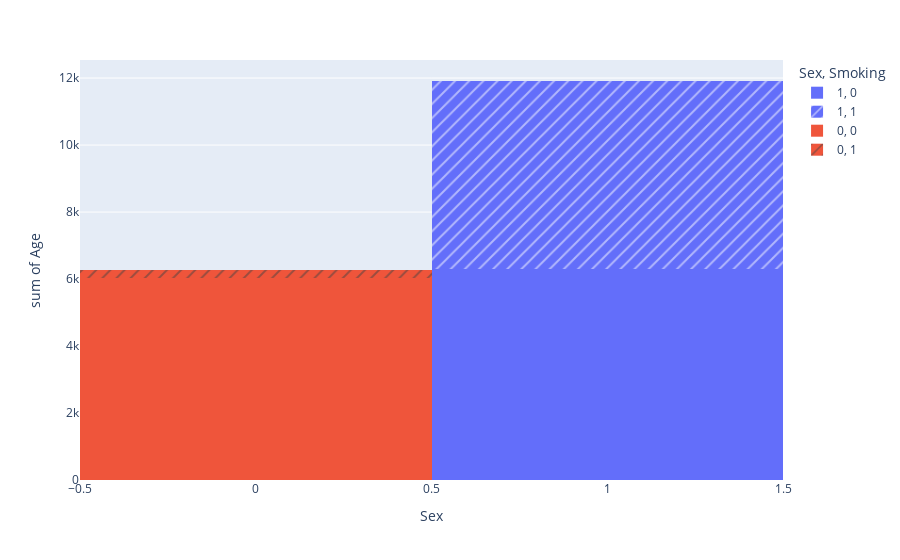

The cell this chart's notebook holds for it:
### Code cell
fig = px.histogram(hf, x="Sex", y="Age",color="Sex",pattern_shape="Smoking")
fig.show()

### Figure 1 — Plotly figure (JSON) as saved in the notebook; plotly's stock layout.template omitted (floating-point values rounded to 4 significant figures)
{"data": [{"alignmentgroup": "True", "bingroup": "x", "histfunc": "sum", "hovertemplate": "Sex=%{x}<br>Smoking=0<br>sum of Age=%{y}<extra></extra>", "legendgroup": "1, 0", "marker": {"color": "#636efa", "pattern": {"shape": ""}}, "name": "1, 0", "offsetgroup": "1, 0", "orientation": "v", "showlegend": true, "type": "histogram", "x": [1, 1, 1, 1, 1, 1, 1, 1, 1, 1, 1, 1, 1, 1, 1, 1, 1, 1, 1, 1, 1, 1, 1, 1, 1, 1, 1, 1, 1, 1, 1, 1, 1, 1, 1, 1, 1, 1, 1, 1, 1, 1, 1, 1, 1, 1, 1, 1, 1, 1, 1, 1, 1, 1, 1, 1, 1, 1, 1, 1, 1, 1, 1, 1, 1, 1, 1, 1, 1, 1, 1, 1, 1, 1, 1, 1, 1, 1, 1, 1, 1, 1, 1, 1, 1, 1, 1, 1, 1, 1, 1, 1, 1, 1, 1, 1, 1, 1, 1, 1, 1, 1], "xaxis": "x", "y": [75, 55, 50, 75, 45, 50, 82, 87, 45, 53, 58, 94, 85, 65, 69, 90, 60, 72, 51, 80, 68, 95, 45, 45, 65, 42, 79, 51, 55, 65, 44, 57, 60, 60, 58, 63, 65, 75, 55, 45, 50, 60, 60, 53, 60, 75, 68, 50, 80, 64, 75, 60, 62, 60, 85, 66, 45, 59, 50, 63, 40, 75, 60.67, 80, 50, 45, 77, 63, 45, 70, 85, 65, 73, 68, 73, 47, 58, 55, 40, 77, 75, 70, 54, 61, 55, 64, 50, 53, 58, 45, 55, 65, 61, 56, 40, 42, 70, 70, 50, 55, 60, 60], "yaxis": "y"}, {"alignmentgroup": "True", "bingroup": "x", "histfunc": "sum", "hovertemplate": "Sex=%{x}<br>Smoking=1<br>sum of Age=%{y}<extra></extra>", "legendgroup": "1, 1", "marker": {"color": "#636efa", "pattern": {"shape": "/"}}, "name": "1, 1", "offsetgroup": "1, 1", "orientation": "v", "showlegend": true, "type": "histogram", "x": [1, 1, 1, 1, 1, 1, 1, 1, 1, 1, 1, 1, 1, 1, 1, 1, 1, 1, 1, 1, 1, 1, 1, 1, 1, 1, 1, 1, 1, 1, 1, 1, 1, 1, 1, 1, 1, 1, 1, 1, 1, 1, 1, 1, 1, 1, 1, 1, 1, 1, 1, 1, 1, 1, 1, 1, 1, 1, 1, 1, 1, 1, 1, 1, 1, 1, 1, 1, 1, 1, 1, 1, 1, 1, 1, 1, 1, 1, 1, 1, 1, 1, 1, 1, 1, 1, 1, 1, 1, 1, 1, 1], "xaxis": "x", "y": [65, 90, 60, 80, 75, 62, 68, 80, 70, 82, 70, 70, 50, 60, 70, 60, 49, 72, 55, 60, 72, 41, 58, 85, 65, 69, 60, 75, 67, 70, 80, 42, 63, 45, 85, 55, 60, 61, 53, 63, 81, 72, 50, 52, 50, 50, 50, 59, 45, 63, 53, 51, 52, 70, 65, 60, 69, 55, 59, 65, 58, 73, 60, 60, 78, 70, 50, 78, 65, 42, 58, 70, 53, 53, 55, 65, 40, 40, 52, 53, 50, 55, 44, 60, 70, 42, 65, 52, 63, 62, 45, 50], "yaxis": "y"}, {"alignmentgroup": "True", "bingroup": "x", "histfunc": "sum", "hovertemplate": "Sex=%{x}<br>Smoking=0<br>sum of Age=%{y}<extra></extra>", "legendgroup": "0, 0", "marker": {"color": "#EF553B", "pattern": {"shape": ""}}, "name": "0, 0", "offsetgroup": "0, 0", "orientation": "v", "showlegend": true, "type": "histogram", "x": [0, 0, 0, 0, 0, 0, 0, 0, 0, 0, 0, 0, 0, 0, 0, 0, 0, 0, 0, 0, 0, 0, 0, 0, 0, 0, 0, 0, 0, 0, 0, 0, 0, 0, 0, 0, 0, 0, 0, 0, 0, 0, 0, 0, 0, 0, 0, 0, 0, 0, 0, 0, 0, 0, 0, 0, 0, 0, 0, 0, 0, 0, 0, 0, 0, 0, 0, 0, 0, 0, 0, 0, 0, 0, 0, 0, 0, 0, 0, 0, 0, 0, 0, 0, 0, 0, 0, 0, 0, 0, 0, 0, 0, 0, 0, 0, 0, 0, 0, 0, 0], "xaxis": "x", "y": [65, 65, 49, 70, 48, 65, 65, 75, 95, 50, 50, 82, 60, 60, 57, 53, 60, 70, 50, 45, 42, 70, 55, 70, 60, 59, 42, 58, 70, 60, 63, 60, 70, 58, 60, 85, 65, 86, 66, 60, 60, 43, 46, 58, 46, 65, 62, 46, 50, 61, 72, 65, 52, 50, 80, 65, 70, 49, 50, 60, 60.67, 40, 64, 45, 65, 50, 50, 40, 60, 49, 48, 70, 54, 55, 75, 65, 72, 60, 65, 70, 73, 53, 50, 55, 70, 65, 62, 68, 45, 51, 67, 45, 70, 50, 55, 45, 65, 90, 45, 55, 45], "yaxis": "y"}, {"alignmentgroup": "True", "bingroup": "x", "histfunc": "sum", "hovertemplate": "Sex=%{x}<br>Smoking=1<br>sum of Age=%{y}<extra></extra>", "legendgroup": "0, 1", "marker": {"color": "#EF553B", "pattern": {"shape": "/"}}, "name": "0, 1", "offsetgroup": "0, 1", "orientation": "v", "showlegend": true, "type": "histogram", "x": [0, 0, 0, 0], "xaxis": "x", "y": [50, 60, 70, 72], "yaxis": "y"}], "layout": {"barmode": "relative", "legend": {"title": {"text": "Sex, Smoking"}, "tracegroupgap": 0}, "margin": {"t": 60}, "xaxis": {"anchor": "y", "categoryarray": [1, 0], "categoryorder": "array", "domain": [0, 1], "title": {"text": "Sex"}}, "yaxis": {"anchor": "x", "domain": [0, 1], "title": {"text": "sum of Age"}}}}
